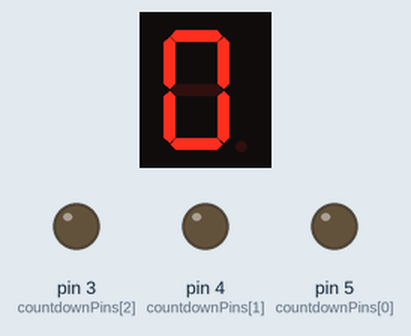
This sketch was run on a simulated Arduino Uno, built with avr-gcc and run on an emulated ATmega328P. Shown: 1-digit seven-segment display, output pins drawn as LEDs (lit = HIGH). Wiring (inferred from the names in the program): 1-digit 7-segment display, segments lit when HIGH: segments pin 7, pin 8, pin 9, pin 10, pin 11, pin 12, pin 13, pin 6. Random numbers use the default seed unless the sketch sets one; the segment pins are drawn as the display they are named for; pins used as bus, display or sensor lines are not drawn.

Above: at 4.6 s.
At 8.6 s:
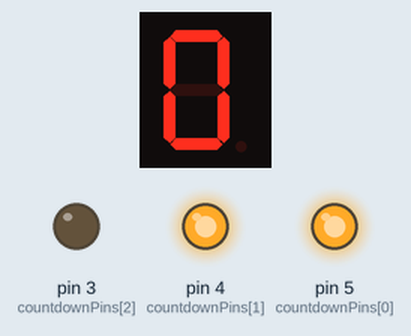
At 14.1 s:
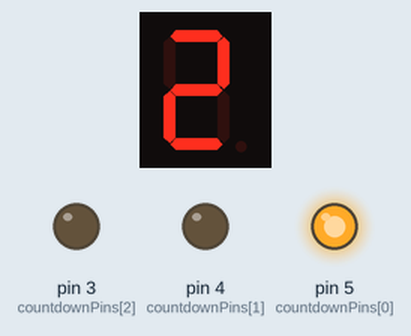
At 18.6 s:
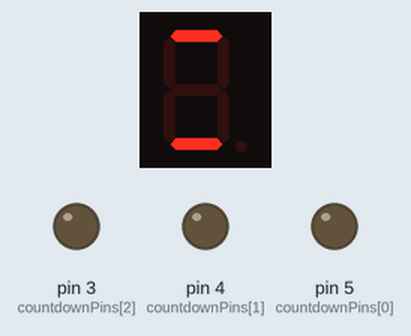
At 24.1 s:
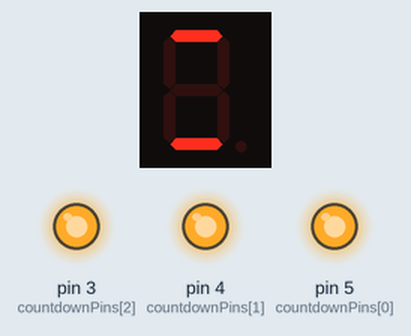
At 39.75 s:
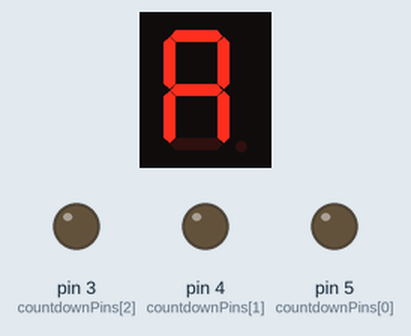
Timing chart, 0 to 40.0 s (numbered marks = the images above):
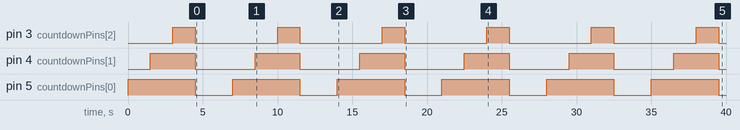

The sketch:

CodiceArduinoDado.ino
```cpp
// Array contenente i pin Arduino collegati ai LED dei segmenti A-H (8 LED)
const int segmentPins[] = {13, 12, 11, 10, 9, 8, 7, 6}; // corrispondono ai segmenti A, B, C, D, E, F, G, H

// Array con i pin dei LED usati per il conto alla rovescia (3 LED)
const int countdownPins[] = {5, 4, 3};

// Variabile per memorizzare il numero casuale generato (risultato del dado)
int randNumber;

// Matrice 7x8 che definisce quali LED accendere (1) o spegnere (0) per ogni numero da 0 a 6
// Ogni riga corrisponde a un numero e ogni colonna a un LED segmentPin nell'ordine A-H
const byte dicePatterns[7][8] = {
  {0,1,1,1,1,1,1,0}, // zero: accende segmenti B, C, D, E, F, G
  {0,0,0,1,0,0,1,0}, // one: accende segmenti D, G
  {1,0,1,1,1,1,0,0}, // two: accende segmenti A, C, D, E, F
  {1,0,1,1,0,1,1,0}, // three: accende segmenti A, C, D, F, G
  {1,1,0,1,0,0,1,0}, // four: accende segmenti A, B, D, G
  {1,1,1,0,0,1,1,0}, // five: accende segmenti A, B, C, F, G
  {1,1,1,0,1,1,1,0}  // six: accende segmenti A, B, C, E, F, G
};

void setup() {
  Serial.begin(9600); // Inizializza comunicazione seriale per debug (opzionale)

  // Imposta tutti i pin dei segmenti A-H come uscite digitali
  for (int i = 0; i < 8; i++) {
    pinMode(segmentPins[i], OUTPUT);
  }

  // Imposta i pin del countdown come uscite digitali
  for (int i = 0; i < 3; i++) {
    pinMode(countdownPins[i], OUTPUT);
  }

  // Inizializza il seme del generatore di numeri casuali usando una lettura analogica casuale
  randomSeed(analogRead(A0));
}

// Funzione per accendere i LED uno alla volta a intervalli regolari come conto alla rovescia
void countdown() {
  for (int i = 0; i < 3; i++) {
    digitalWrite(countdownPins[i], HIGH);  // Accende LED di countdown
    delay(1500);                           // Attende 1,5 secondi prima di passare al prossimo LED
  }
  for (int i = 0; i < 3; i++) {
    digitalWrite(countdownPins[i], LOW);   // Spegne tutti i LED di countdown dopo la sequenza
  }
}

// Funzione che accende e spegne i LED segmentPin in base al numero da visualizzare
void displayNumber(int num) {
  for (int i = 0; i < 8; i++) {
    // Se dicePatterns[num][i] è 1 accende il LED, altrimenti lo spegne
    digitalWrite(segmentPins[i], dicePatterns[num][i] ? HIGH : LOW);
  }
}

void loop() {
  randNumber = random(7);      // Genera un numero casuale tra 0 e 6 (inclusi)
  countdown();                 // Esegue il conto alla rovescia con i LED
  displayNumber(randNumber);   // Mostra il numero casuale accendendo i LED corrispondenti
  delay(2500);                 // Attende 2,5 secondi prima di generare un nuovo numero
}
```

Measured:
- by itself, pin 3 (countdownPins[2]): alternates HIGH for 1.5 s and LOW for 5.5 s
- by itself, pin 4 (countdownPins[1]): alternates HIGH for 3.0 s and LOW for 4.0 s
- by itself, pin 5 (countdownPins[0]): alternates HIGH for 4.5 s and LOW for 2.5 s
- what the display in image 0 shows lasts 7.0 s, from 4.5 s to 11.5 s
